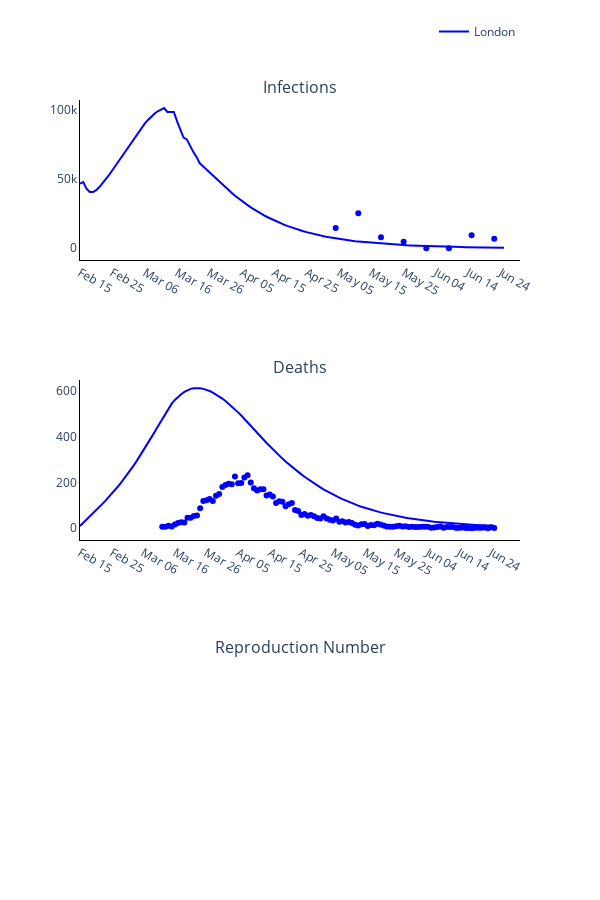

Write notebook code for a chart like this one.
### Markdown cell above
### Plot observed versus predicted using model with optimised parameters

### Code cell
# Trace names - represent the solver used for the simulation
trace_name = regions
titles = ['Infections', 'Deaths', 'Reproduction Number']

fig = go.Figure()
fig = make_subplots(rows=len(titles), cols=1, subplot_titles=tuple(titles), horizontal_spacing = 0.15)

# Plot (continuous predicted timeline and pointwise observed numbers each day)
for r, region in enumerate(regions):
    # Plot of infections
    fig.add_trace(
        go.Scatter(
            x=times,
            y=new_infec_pred[r].tolist(),
            mode='lines',
            name=trace_name[r],
            line_color=colours[r]
        ),
        row= 1,
        col= 1
    )

    fig.add_trace(
        go.Scatter(
            x=serology_times,
            y=np.sum(np.multiply(np.nan_to_num(np.divide(positives_data[r], tests[r])), susceptibles[r]), axis=1).tolist(),
            mode='markers',
            name=trace_name[r],
            showlegend=False,
            line_color=colours[r]
        ),
        row= 1,
        col= 1
    )

    # Plot deaths
    fig.add_trace(
        go.Scatter(
            x=times,
            y=deaths_pred[r].tolist(),
            mode='lines',
            name=trace_name[r],
            showlegend=False,
            line_color=colours[r]
        ),
        row= 2,
        col= 1
    )

    fig.add_trace(
        go.Scatter(
            x=deaths_times,
            y=np.sum(deaths_data[r], axis=1).tolist(),
            mode='markers',
            name=trace_name[r],
            showlegend=False,
            line_color=colours[r]
        ),
        row= 2,
        col= 1
    )

    # Plot reproduction number
    #fig.add_trace(
    #    go.Scatter(
    #        x=times,
    #        y=reprod_num_pred[r].tolist(),
    #        mode='lines',
    #        name=trace_name[r],
    #        showlegend=False,
    #        line_color=colours[r]
    #    ),
    #    row= 3,
    #    col= 1
    #)

# Add axis labels
fig.update_layout(
    width=600, 
    height=900,
    plot_bgcolor='white',
    xaxis=dict(
        linecolor='black',
        tickvals=np.arange(1, total_days, 10).tolist(),
        ticktext=['Feb 15', 'Feb 25', 'Mar 06', 'Mar 16', 'Mar 26', 'Apr 05', 'Apr 15', 'Apr 25', 'May 05', 'May 15', 'May 25', 'Jun 04', 'Jun 14', 'Jun 24']),
    yaxis=dict(linecolor='black'),
    xaxis2=dict(
        linecolor='black',
        tickvals=np.arange(1, total_days, 10).tolist(),
        ticktext=['Feb 15', 'Feb 25', 'Mar 06', 'Mar 16', 'Mar 26', 'Apr 05', 'Apr 15', 'Apr 25', 'May 05', 'May 15', 'May 25', 'Jun 04', 'Jun 14', 'Jun 24']),
    yaxis2=dict(linecolor='black'),
    xaxis3=dict(
        linecolor='black',
        tickvals=np.arange(1, total_days, 10).tolist(),
        ticktext=['Feb 15', 'Feb 25', 'Mar 06', 'Mar 16', 'Mar 26', 'Apr 05', 'Apr 15', 'Apr 25', 'May 05', 'May 15', 'May 25', 'Jun 04', 'Jun 14', 'Jun 24']),
    yaxis3=dict(linecolor='black'),
    legend=dict(
        orientation='h',
        yanchor="bottom",
        y=1.075,
        xanchor="right",
        x=1)
    )

fig.write_image('images/Figure-3-optimisation.pdf')
fig.show()

### Figure 1 — Plotly figure (JSON) as saved in the notebook; plotly's stock layout.template omitted (floating-point values rounded to 4 significant figures; data arrays with more than 128 entries replaced by an {"elided": "..."} marker saying what was removed)
{"data": [{"line": {"color": "blue"}, "mode": "lines", "name": "London", "type": "scatter", "x": {"elided": "132 int values"}, "xaxis": "x", "y": {"elided": "132 float values"}, "yaxis": "y"}, {"line": {"color": "blue"}, "mode": "markers", "name": "London", "showlegend": false, "type": "scatter", "x": [80, 87, 94, 101, 108, 115, 122, 129], "xaxis": "x", "y": [14650.0, 25320.0, 8014.0, 4745.0, 0, 0, 9439.0, 6912.0, 10870.0, 4414.0, 1584.0, 2769.0, 0, 0, 5037.0, 8908.0, 0, 18380.0, 23150.0, 21780.0, 9032.0, 26790.0, 54920.0, 43390.0, 42220.0, 0, 43170.0, 56570.0, 55360.0, 0, 140600.0, 129400.0, 121400.0, 39440.0, 26570.0, 30590.0, 30600.0, 8863.0, 5654.0, 9741.0, 33450.0, 5386.0, 3908.0, 6373.0, 0, 3645.0, 3716.0, 9541.0, 8854.0, 38980.0, 49380.0, 37680.0, 31050.0], "yaxis": "y"}, {"line": {"color": "blue"}, "mode": "lines", "name": "London", "showlegend": false, "type": "scatter", "x": {"elided": "132 int values"}, "xaxis": "x2", "y": {"elided": "132 float values"}, "yaxis": "y2"}, {"line": {"color": "blue"}, "mode": "markers", "name": "London", "showlegend": false, "type": "scatter", "x": [27, 28, 29, 30, 31, 32, 33, 34, 35, 36, 37, 38, 39, 40, 41, 42, 43, 44, 45, 46, 47, 48, 49, 50, 51, 52, 53, 54, 55, 56, 57, 58, 59, 60, 61, 62, 63, 64, 65, 66, 67, 68, 69, 70, 71, 72, 73, 74, 75, 76, 77, 78, 79, 80, 81, 82, 83, 84, 85, 86, 87, 88, 89, 90, 91, 92, 93, 94, 95, 96, 97, 98, 99, 100, 101, 102, 103, 104, 105, 106, 107, 108, 109, 110, 111, 112, 113, 114, 115, 116, 117, 118, 119, 120, 121, 122, 123, 124, 125, 126, 127, 128, 129, 130, 131, 132], "xaxis": "x2", "y": {"elided": "471 int values"}, "yaxis": "y2"}], "layout": {"annotations": [{"font": {"size": 16}, "showarrow": false, "text": "Infections", "x": 0.5, "xanchor": "center", "xref": "paper", "y": 1, "yanchor": "bottom", "yref": "paper"}, {"font": {"size": 16}, "showarrow": false, "text": "Deaths", "x": 0.5, "xanchor": "center", "xref": "paper", "y": 0.6111, "yanchor": "bottom", "yref": "paper"}, {"font": {"size": 16}, "showarrow": false, "text": "Reproduction Number", "x": 0.5, "xanchor": "center", "xref": "paper", "y": 0.2222, "yanchor": "bottom", "yref": "paper"}], "height": 900, "legend": {"orientation": "h", "x": 1, "xanchor": "right", "y": 1.075, "yanchor": "bottom"}, "plot_bgcolor": "white", "width": 600, "xaxis": {"anchor": "y", "domain": [0, 1], "linecolor": "black", "ticktext": ["Feb 15", "Feb 25", "Mar 06", "Mar 16", "Mar 26", "Apr 05", "Apr 15", "Apr 25", "May 05", "May 15", "May 25", "Jun 04", "Jun 14", "Jun 24"], "tickvals": [1, 11, 21, 31, 41, 51, 61, 71, 81, 91, 101, 111, 121, 131]}, "xaxis2": {"anchor": "y2", "domain": [0, 1], "linecolor": "black", "ticktext": ["Feb 15", "Feb 25", "Mar 06", "Mar 16", "Mar 26", "Apr 05", "Apr 15", "Apr 25", "May 05", "May 15", "May 25", "Jun 04", "Jun 14", "Jun 24"], "tickvals": [1, 11, 21, 31, 41, 51, 61, 71, 81, 91, 101, 111, 121, 131]}, "xaxis3": {"anchor": "y3", "domain": [0, 1], "linecolor": "black", "ticktext": ["Feb 15", "Feb 25", "Mar 06", "Mar 16", "Mar 26", "Apr 05", "Apr 15", "Apr 25", "May 05", "May 15", "May 25", "Jun 04", "Jun 14", "Jun 24"], "tickvals": [1, 11, 21, 31, 41, 51, 61, 71, 81, 91, 101, 111, 121, 131]}, "yaxis": {"anchor": "x", "domain": [0.7778, 1], "linecolor": "black"}, "yaxis2": {"anchor": "x2", "domain": [0.3889, 0.6111], "linecolor": "black"}, "yaxis3": {"anchor": "x3", "domain": [0, 0.2222], "linecolor": "black"}}}
